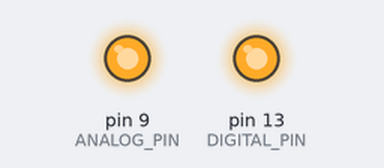
Recording of a sketch running on a simulated Arduino Uno, built with avr-gcc and run on an emulated ATmega328P. Shown: output pins drawn as LEDs (lit = HIGH). Random numbers use the default seed unless the sketch sets one.

Above: at 0.1 s.
At 11.08 s:
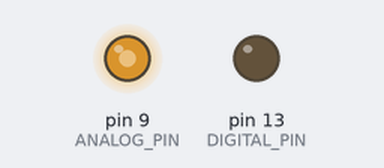
At 19.37 s:
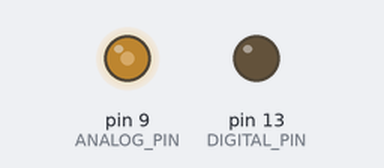
At 39.3 s:
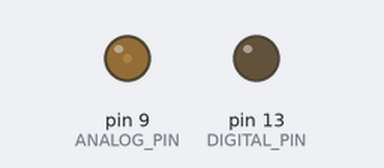
Timing chart, 0 to 40.0 s (numbered marks = the images above):
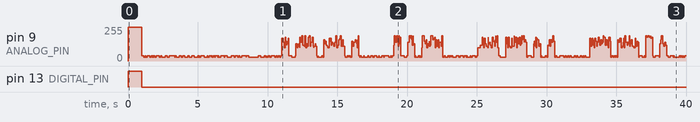

Measured:
- by itself, pin 13 (DIGITAL_PIN): LOW → HIGH at 0.00 s, → LOW 1.0 s later

The sketch:

Morse_Candle.ino
```cpp
// (licence header left out)
const int ANALOG_PIN = 9;
const int DIGITAL_PIN = 13;

//#define DEBUG_SERIAL      // output characters over the USB/Serial port
//#define ALSO_DIGITAL      // also blink dots/dashes to the on-board green LED

#define DOT_DURATION               500                  // 0.5s
#define DASH_DURATION             (DOT_DURATION * 3)    // 1.5s
#define PIP_BREAK_DURATION         DOT_DURATION         // 0.5s
#define CHARACTER_BREAK_DURATION  (DOT_DURATION * 4)    // 2s
#define WORD_BREAK_DURATION       (DOT_DURATION * 6)    // 3s
#define MESSAGE_BREAK_DURATION    (10 * 1000)           // 10s

#define ANALOG_LOW_VARIANCE    20
#define ANALOG_LOW             (50 - ANALOG_LOW_VARIANCE)
#define ANALOG_HIGH_VARIANCE   100
#define ANALOG_HIGH            (200 - ANALOG_HIGH_VARIANCE)

void tapCharacter(char c);
void tapString(const char *s);
void space(int duration);
void pip(int duration);

// Lookup table for all 26 letters.  Upper 5 bits are the pulses
// to send (MSB first), and the lower 3 bits are the number of
// bits to send for this letter.
// This table came from the Teensy 3.0 "blinky" example @ http://www.pjrc.com/teensy/gcc.html
const unsigned char morse_code_table[] =
{
    0x40 + 2,   // A: .-
    0x80 + 4,   // B: -...
    0xA0 + 4,   // C: -.-.
    0x80 + 3,   // D: -..
    0x00 + 1,   // E: .
    0x20 + 4,   // F: ..-.
    0xC0 + 3,   // G: --.
    0x00 + 4,   // H: ....
    0x00 + 2,   // I: ..
    0x70 + 4,   // J: .---
    0xA0 + 3,   // K: -.-
    0x40 + 4,   // L: .-..
    0xC0 + 2,   // M: --
    0x80 + 2,   // N: -.
    0xE0 + 3,   // O: ---
    0x60 + 4,   // P: .--.
    0xD0 + 4,   // Q: --.-
    0x40 + 3,   // R: .-.
    0x00 + 3,   // S: ...
    0x80 + 1,   // T: -
    0x20 + 3,   // U: ..-
    0x10 + 4,   // V: ...-
    0x60 + 3,   // W: .--
    0x90 + 4,   // X: -..-
    0xB0 + 4,   // Y: -.--
    0xC0 + 4    // Z: --..
};

void setup()
{
    // initialize the digital pin as an output.
    pinMode(ANALOG_PIN, OUTPUT);
    pinMode(DIGITAL_PIN, OUTPUT);
#ifdef DEBUG_SERIAL
    Serial.begin(9600); // USB is always 12 Mbit/sec
#endif
}

void loop()
{
    // Identify that we're online, test the peripherals @ boot
    digitalWrite(DIGITAL_PIN, HIGH);
    analogWrite(ANALOG_PIN, 255);
    delay(1000);
    digitalWrite(DIGITAL_PIN, LOW);
    analogWrite(ANALOG_PIN, 0);
    // Run the program
    while (1)
    {
        space(MESSAGE_BREAK_DURATION);
        tapString("PUZZLED PINT");
    }
}

void pip(int duration)
{
    int timeRemaining = duration;
    int delayTime;
#ifdef ALSO_DIGITAL
    digitalWrite(DIGITAL_PIN, HIGH);
#endif
    // Smooth out flicker transition here from low-to-high?
    while (timeRemaining > 0)
    {
        analogWrite(ANALOG_PIN, random(ANALOG_HIGH_VARIANCE / 10) * 10 + ANALOG_HIGH);
        if (timeRemaining > 100)
        {
            delayTime = random(90) + 10;
            delay(delayTime);
            timeRemaining -= delayTime;
        } else {
            delay(timeRemaining);
            timeRemaining = 0;
        }
    }
    // Smooth out flicker transition here from high-to-low?
    digitalWrite(DIGITAL_PIN, LOW);
}

void dot()
{
#ifdef DEBUG_SERIAL
    Serial.print(" dit");
#endif
    pip(DOT_DURATION);
}

void dash()
{
#ifdef DEBUG_SERIAL
    Serial.print(" dah");
#endif
    pip(DASH_DURATION);
}

void space(int duration)
{
    int timeRemaining = duration;
    int delayTime;
#ifdef DEBUG_SERIAL
    Serial.println("Space");
#endif
    digitalWrite(DIGITAL_PIN, LOW);
    while (timeRemaining > 0)
    {
        analogWrite(ANALOG_PIN, random(ANALOG_LOW_VARIANCE / 10) * 10 + ANALOG_LOW);
        if (timeRemaining > 100)
        {
            delayTime = random(90) + 10;
            delay(delayTime);
            timeRemaining -= delayTime;
        } else {
            delay(timeRemaining);
            timeRemaining = 0;
        }
    }
}

// blink a single character in Morse code
void tapCharacter(char c)
{
    unsigned char code, count;

    if (c == ' ')
    {
        space(WORD_BREAK_DURATION);
        return;
    }
    if (c < 'A' || c > 'Z')
    {
        return;
    }
#ifdef DEBUG_SERIAL
    Serial.print("Char ");
    Serial.print(c);
    Serial.print(':');
#endif
    code = *(morse_code_table + (c - 'A'));
    for (count = code & 0x07; count > 0; count--)
    {
        if (code & 0x80)
        {
            dash();
        } else {
            dot();
        }
        space(PIP_BREAK_DURATION);
        code = code << 1;
    }
#ifdef DEBUG_SERIAL
    Serial.println("");
#endif
    space(CHARACTER_BREAK_DURATION);
}

void tapString(const char *s)
{
    char c;

    while (1)
    {
        c = *s++;
        if (!c)
            break;
        tapCharacter(c);
    }
#ifdef DEBUG_SERIAL
    Serial.print("");
#endif
}
```
